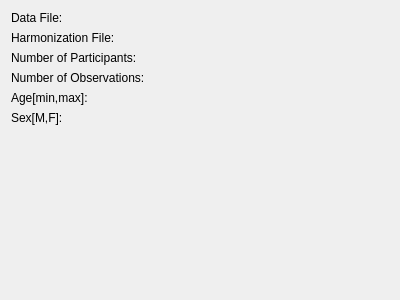
<?xml version="1.0" encoding="UTF-8"?>
<ui version="4.0">
 <class>DataCharacteristics</class>
 <widget class="QWidget" name="DataCharacteristics">
  <property name="geometry">
   <rect>
    <x>0</x>
    <y>0</y>
    <width>400</width>
    <height>300</height>
   </rect>
  </property>
  <property name="windowTitle">
   <string>Form</string>
  </property>
  <layout class="QGridLayout" name="gridLayout">
   <item row="2" column="0">
    <widget class="QLabel" name="numParticipants_label">
     <property name="text">
      <string>Number of Participants:</string>
     </property>
    </widget>
   </item>
   <item row="5" column="1">
    <widget class="QLabel" name="sexValue_label">
     <property name="text">
      <string/>
     </property>
    </widget>
   </item>
   <item row="2" column="1">
    <widget class="QLabel" name="numParticipantsValue_label">
     <property name="text">
      <string/>
     </property>
    </widget>
   </item>
   <item row="3" column="0">
    <widget class="QLabel" name="numObservations_label">
     <property name="text">
      <string>Number of Observations:</string>
     </property>
    </widget>
   </item>
   <item row="4" column="0">
    <widget class="QLabel" name="age_label">
     <property name="text">
      <string>Age[min,max]:</string>
     </property>
    </widget>
   </item>
   <item row="1" column="0">
    <widget class="QLabel" name="harmonizationfile_label">
     <property name="text">
      <string>Harmonization File:</string>
     </property>
    </widget>
   </item>
   <item row="1" column="1">
    <widget class="QLabel" name="harmonizationfileValue_label">
     <property name="text">
      <string/>
     </property>
    </widget>
   </item>
   <item row="5" column="0">
    <widget class="QLabel" name="sex_label">
     <property name="text">
      <string>Sex[M,F]:</string>
     </property>
    </widget>
   </item>
   <item row="0" column="0">
    <widget class="QLabel" name="datafile_label">
     <property name="text">
      <string>Data File:</string>
     </property>
    </widget>
   </item>
   <item row="0" column="1">
    <widget class="QLabel" name="datafileValue_label">
     <property name="text">
      <string/>
     </property>
    </widget>
   </item>
   <item row="3" column="1">
    <widget class="QLabel" name="numObservationsValue_label">
     <property name="text">
      <string/>
     </property>
    </widget>
   </item>
   <item row="4" column="1">
    <widget class="QLabel" name="ageValue_label">
     <property name="text">
      <string/>
     </property>
    </widget>
   </item>
   <item row="6" column="0">
    <spacer name="verticalSpacer">
     <property name="orientation">
      <enum>Qt::Vertical</enum>
     </property>
     <property name="sizeHint" stdset="0">
      <size>
       <width>20</width>
       <height>40</height>
      </size>
     </property>
    </spacer>
   </item>
  </layout>
 </widget>
 <resources/>
 <connections/>
</ui>
